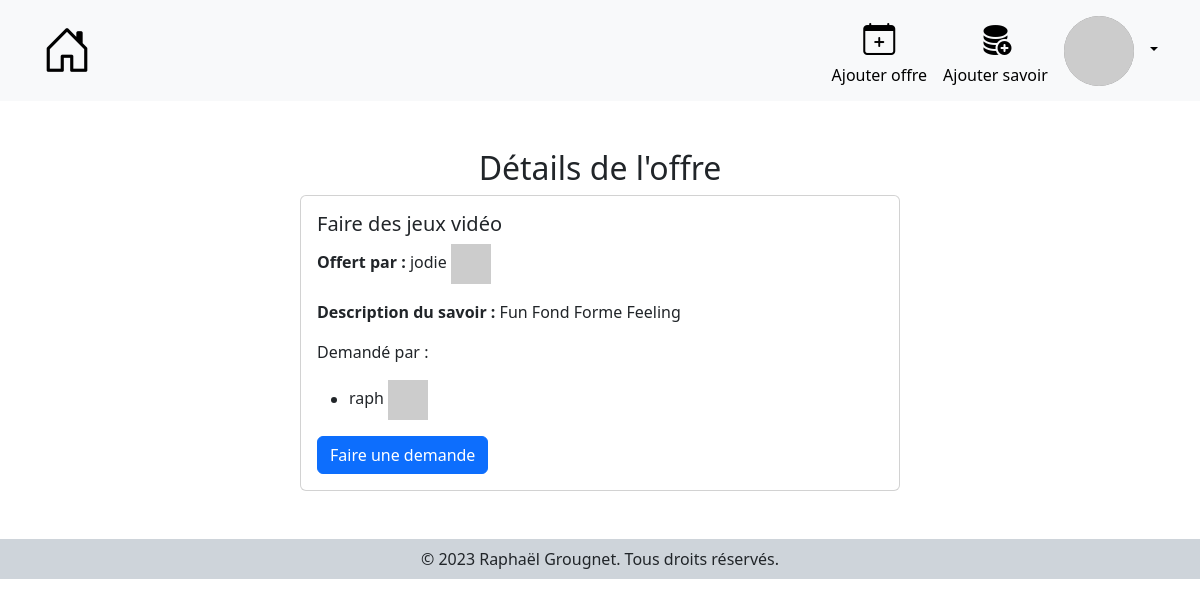
/details/32 (signed in), run on an earlier commit of the app's database.
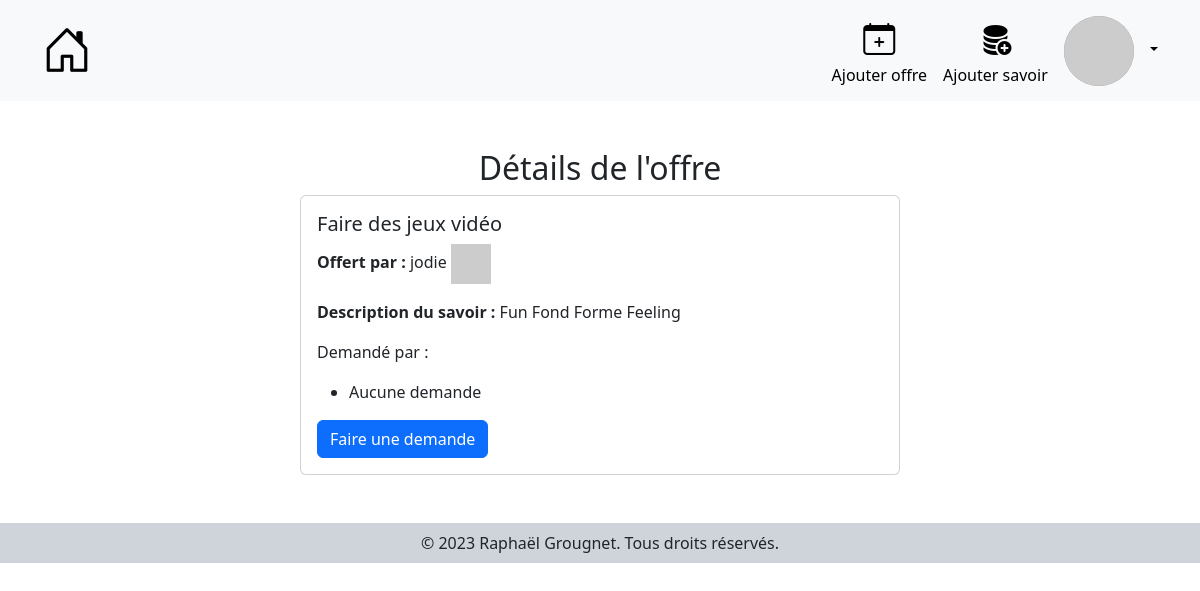
And on a later commit of the database.
### rers/models.py (models this page shows, shortened)
class Echange(models.Model):
    demande_by = models.ForeignKey(User, on_delete=models.CASCADE)
    id_offre = models.ForeignKey(Offre, on_delete=models.CASCADE)
    date = models.DateTimeField(auto_now_add=True, auto_now=False)
    CHOICES = ((0, 'En demande'), (1, 'En cours'), (2, 'Terminé'), (3, 'Annulé'))
    status = models.IntegerField(choices=CHOICES, default=0)

class User(AbstractUser):
    pass

### rers/views.py (the view)
# urls.py: path('details/<int:id>', views.details_offer, name='details_offer'),
def details_offer(request, id):
    try:
        offre = Offre.objects.get(id=id)
        echanges = Echange.objects.filter(id_offre=offre)
        utilisateurs = [echange.demande_by for echange in echanges]
        if request.user.is_authenticated:
            offres_utilisateur = Offre.objects.filter(id_user=request.user)
        else:
            offres_utilisateur = None
    except Offre.DoesNotExist:
        raise Http404("L'offre n'existe pas.")
    except Echange.DoesNotExist:
        echanges = None
        utilisateurs = None
        offres_utilisateur = None
    user_in_list = request.user in utilisateurs
    return render(request, 'rers/details-offer.html', {'offre': offre, 'echanges': echanges, 'user_in_list': user_in_list, 'offres_utilisateur': offres_utilisateur, 'STATUS': STATUS})

### rers/templates/rers/details-offer.html
    {% extends 'rers/base.html' %}
    {% load widget_tweaks %}
    {% block content %}
      <div class="d-flex flex-column justify-content-center align-items-center my-5">
          <h2 class="text-center">Détails de l'offre</h2>
          <div class="card w-50">
            <div class="card-body">
              <h5 class="card-title">{{ offre.id_savoir.nom }}</h5>
              <p class="card-text"><b>Offert par :</b> {{offre.id_user.username}} <img class="pfp-card"
                src="https://robohash.org/{{offre.id_user.id}}" alt="pfp-card"></p>
              <p class="card-text"><b>Description du savoir :</b> {{offre.id_savoir.description}}</p>
              <p class="card-text">Demandé par :</p>
              <ul>
                {% for echange in echanges %}
                  <li>{{ echange.demande_by.username }} <img class="pfp-card" src="https://robohash.org/{{echange.demande_by.id}}" alt="pfp-card"></li>
                {% empty %}
                  <li>Aucune demande</li>
                {% endfor %}
              </ul>
              {% if user.is_authenticated %}
                {% if offres_utilisateur %}
                  {% if user.id != offre.id_user.id %}
                    {% if not user_in_list %}
                      <a href="{% url 'add_ask' offre.id %}" class="btn btn-primary">Faire une demande</a>
                    {% else %}
                      <a class="btn btn-primary disabled" disabled>Déjà demandé</a>
                    {% endif %}
                  {% else %}
                    <a class="btn btn-primary disabled" disabled>Vous ne pouvez pas demander votre propre offre</a>
                  {% endif %}
                {% else %}
                  <a class="btn btn-primary disabled" disabled>Vous devez offrir un savoir avant d'en demander</a>
                {% endif %}
              {% else %}
                <a href="{% url 'login' %}" class="btn btn-primary">Vous devez être connecté pour faire une demande</a>
              {% endif %}
            </div>
          </div>
      </div>
    {% endblock %}

What changed in the data, as far as the page shows it:
removed Echange: demande_by.username "raph"
Also different on the page:
text now shown: "Aucune demande"
